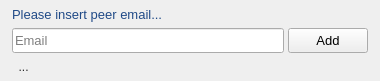
<?xml version="1.0" encoding="UTF-8"?>
<ui version="4.0">
 <class>FriendRequestObject</class>
 <widget class="QWidget" name="FriendRequestObject">
  <property name="geometry">
   <rect>
    <x>0</x>
    <y>0</y>
    <width>380</width>
    <height>81</height>
   </rect>
  </property>
  <property name="sizePolicy">
   <sizepolicy hsizetype="Fixed" vsizetype="Fixed">
    <horstretch>0</horstretch>
    <verstretch>0</verstretch>
   </sizepolicy>
  </property>
  <property name="minimumSize">
   <size>
    <width>380</width>
    <height>81</height>
   </size>
  </property>
  <property name="maximumSize">
   <size>
    <width>380</width>
    <height>81</height>
   </size>
  </property>
  <property name="font">
   <font>
    <pointsize>10</pointsize>
   </font>
  </property>
  <property name="windowTitle">
   <string>Add To Group</string>
  </property>
  <layout class="QGridLayout" name="gridLayout">
   <property name="leftMargin">
    <number>12</number>
   </property>
   <property name="topMargin">
    <number>4</number>
   </property>
   <property name="rightMargin">
    <number>12</number>
   </property>
   <property name="bottomMargin">
    <number>4</number>
   </property>
   <property name="spacing">
    <number>4</number>
   </property>
   <item row="2" column="0" colspan="2">
    <widget class="QLabel" name="serverMessageLabel">
     <property name="minimumSize">
      <size>
       <width>362</width>
       <height>20</height>
      </size>
     </property>
     <property name="maximumSize">
      <size>
       <width>362</width>
       <height>20</height>
      </size>
     </property>
     <property name="font">
      <font>
       <pointsize>9</pointsize>
      </font>
     </property>
     <property name="styleSheet">
      <string notr="true">color: rgb(42, 42, 42);</string>
     </property>
     <property name="text">
      <string>  ...</string>
     </property>
    </widget>
   </item>
   <item row="1" column="1">
    <widget class="QPushButton" name="addButton">
     <property name="minimumSize">
      <size>
       <width>80</width>
       <height>25</height>
      </size>
     </property>
     <property name="maximumSize">
      <size>
       <width>80</width>
       <height>25</height>
      </size>
     </property>
     <property name="font">
      <font>
       <pointsize>10</pointsize>
      </font>
     </property>
     <property name="text">
      <string>Add</string>
     </property>
     <property name="icon">
      <iconset>
       <normalon>../../../../Resources/icons/addUser.png</normalon>
      </iconset>
     </property>
     <property name="iconSize">
      <size>
       <width>16</width>
       <height>16</height>
      </size>
     </property>
    </widget>
   </item>
   <item row="1" column="0">
    <widget class="QLineEdit" name="lineEdit">
     <property name="minimumSize">
      <size>
       <width>0</width>
       <height>25</height>
      </size>
     </property>
     <property name="maximumSize">
      <size>
       <width>16777215</width>
       <height>25</height>
      </size>
     </property>
     <property name="font">
      <font>
       <pointsize>10</pointsize>
      </font>
     </property>
     <property name="placeholderText">
      <string>Email</string>
     </property>
    </widget>
   </item>
   <item row="0" column="0">
    <widget class="QLabel" name="label_2">
     <property name="minimumSize">
      <size>
       <width>0</width>
       <height>20</height>
      </size>
     </property>
     <property name="maximumSize">
      <size>
       <width>16777215</width>
       <height>20</height>
      </size>
     </property>
     <property name="font">
      <font>
       <pointsize>10</pointsize>
      </font>
     </property>
     <property name="styleSheet">
      <string notr="true">color: rgb(32, 74, 135);</string>
     </property>
     <property name="text">
      <string>Please insert peer email...</string>
     </property>
    </widget>
   </item>
  </layout>
 </widget>
 <resources/>
 <connections/>
</ui>
